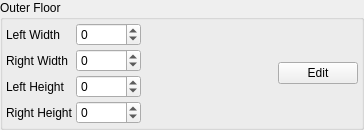
        <widget class="QGroupBox" name="groupBox_9">
         <property name="title">
          <string>Outer Floor</string>
         </property>
         <layout class="QGridLayout" name="gridLayout_15">
          <property name="leftMargin">
           <number>3</number>
          </property>
          <property name="topMargin">
           <number>3</number>
          </property>
          <property name="rightMargin">
           <number>3</number>
          </property>
          <property name="bottomMargin">
           <number>3</number>
          </property>
          <property name="spacing">
           <number>3</number>
          </property>
          <item row="1" column="1">
           <widget class="QSpinBox" name="sbROuterFloorHOffset">
            <property name="minimum">
             <number>-65535</number>
            </property>
            <property name="maximum">
             <number>65535</number>
            </property>
            <property name="singleStep">
             <number>100</number>
            </property>
           </widget>
          </item>
          <item row="0" column="1">
           <widget class="QSpinBox" name="sbLOuterFloorHOffset">
            <property name="minimum">
             <number>-65535</number>
            </property>
            <property name="maximum">
             <number>65535</number>
            </property>
            <property name="singleStep">
             <number>100</number>
            </property>
           </widget>
          </item>
          <item row="1" column="0">
           <widget class="QLabel" name="label_42">
            <property name="text">
             <string>Right Width</string>
            </property>
           </widget>
          </item>
          <item row="2" column="0">
           <widget class="QLabel" name="label">
            <property name="text">
             <string>Left Height</string>
            </property>
           </widget>
          </item>
          <item row="0" column="0">
           <widget class="QLabel" name="label_43">
            <property name="text">
             <string>Left Width</string>
            </property>
           </widget>
          </item>
          <item row="3" column="0">
           <widget class="QLabel" name="label_6">
            <property name="text">
             <string>Right Height</string>
            </property>
           </widget>
          </item>
          <item row="2" column="1">
           <widget class="QSpinBox" name="sbLOuterFloorHeight">
            <property name="minimum">
             <number>-65535</number>
            </property>
            <property name="maximum">
             <number>65535</number>
            </property>
            <property name="singleStep">
             <number>100</number>
            </property>
           </widget>
          </item>
          <item row="3" column="1">
           <widget class="QSpinBox" name="sbROuterFloorHeight">
            <property name="minimum">
             <number>-65535</number>
            </property>
            <property name="maximum">
             <number>65535</number>
            </property>
            <property name="singleStep">
             <number>100</number>
            </property>
           </widget>
          </item>
          <item row="0" column="2" rowspan="4">
           <widget class="QLabel" name="lblOFloorTex1">
            <property name="sizePolicy">
             <sizepolicy hsizetype="Fixed" vsizetype="Fixed">
              <horstretch>0</horstretch>
              <verstretch>0</verstretch>
             </sizepolicy>
            </property>
            <property name="minimumSize">
             <size>
              <width>64</width>
              <height>64</height>
             </size>
            </property>
            <property name="text">
             <string/>
            </property>
           </widget>
          </item>
          <item row="0" column="3" rowspan="4">
           <widget class="QLabel" name="lblOFloorTex2">
            <property name="sizePolicy">
             <sizepolicy hsizetype="Fixed" vsizetype="Fixed">
              <horstretch>0</horstretch>
              <verstretch>0</verstretch>
             </sizepolicy>
            </property>
            <property name="minimumSize">
             <size>
              <width>64</width>
              <height>64</height>
             </size>
            </property>
            <property name="text">
             <string/>
            </property>
           </widget>
          </item>
          <item row="0" column="4" rowspan="4">
           <widget class="QPushButton" name="pbEditOFloor">
            <property name="text">
             <string>Edit</string>
            </property>
           </widget>
          </item>
         </layout>
        </widget>
